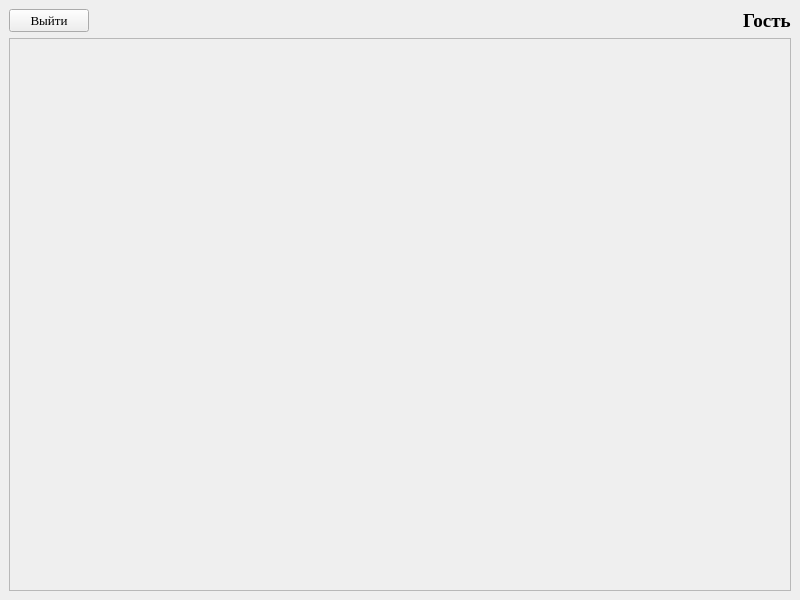
<?xml version="1.0" encoding="UTF-8"?>
<ui version="4.0">
 <class>MainWindow</class>
 <widget class="QMainWindow" name="MainWindow">
  <property name="geometry">
   <rect>
    <x>0</x>
    <y>0</y>
    <width>800</width>
    <height>600</height>
   </rect>
  </property>
  <property name="windowTitle">
   <string>Окно клиента</string>
  </property>
  <property name="windowIcon">
   <iconset>
    <normaloff>../images/Icon.png</normaloff>../images/Icon.png</iconset>
  </property>
  <widget class="QWidget" name="centralwidget">
   <layout class="QVBoxLayout" name="verticalLayout">
    <item>
     <layout class="QHBoxLayout" name="horizontalLayout">
      <item>
       <widget class="QPushButton" name="pushButton_exit_menu">
        <property name="font">
         <font>
          <family>Times New Roman</family>
          <pointsize>10</pointsize>
         </font>
        </property>
        <property name="text">
         <string>Выйти</string>
        </property>
       </widget>
      </item>
      <item>
       <spacer name="horizontalSpacer">
        <property name="orientation">
         <enum>Qt::Horizontal</enum>
        </property>
        <property name="sizeHint" stdset="0">
         <size>
          <width>40</width>
          <height>20</height>
         </size>
        </property>
       </spacer>
      </item>
      <item>
       <widget class="QLabel" name="label_role">
        <property name="font">
         <font>
          <family>Times New Roman</family>
          <pointsize>14</pointsize>
          <weight>75</weight>
          <bold>true</bold>
         </font>
        </property>
        <property name="styleSheet">
         <string notr="true">font-weight: bold;</string>
        </property>
        <property name="text">
         <string>Гость</string>
        </property>
       </widget>
      </item>
     </layout>
    </item>
    <item>
     <widget class="QScrollArea" name="scrollArea">
      <property name="widgetResizable">
       <bool>true</bool>
      </property>
      <widget class="QWidget" name="scrollAreaWidgetContents">
       <property name="geometry">
        <rect>
         <x>0</x>
         <y>0</y>
         <width>780</width>
         <height>549</height>
        </rect>
       </property>
       <layout class="QVBoxLayout" name="verticalLayout_3">
        <item>
         <layout class="QVBoxLayout" name="verticalLayout_menu"/>
        </item>
       </layout>
      </widget>
     </widget>
    </item>
   </layout>
  </widget>
 </widget>
 <resources/>
 <connections/>
</ui>
